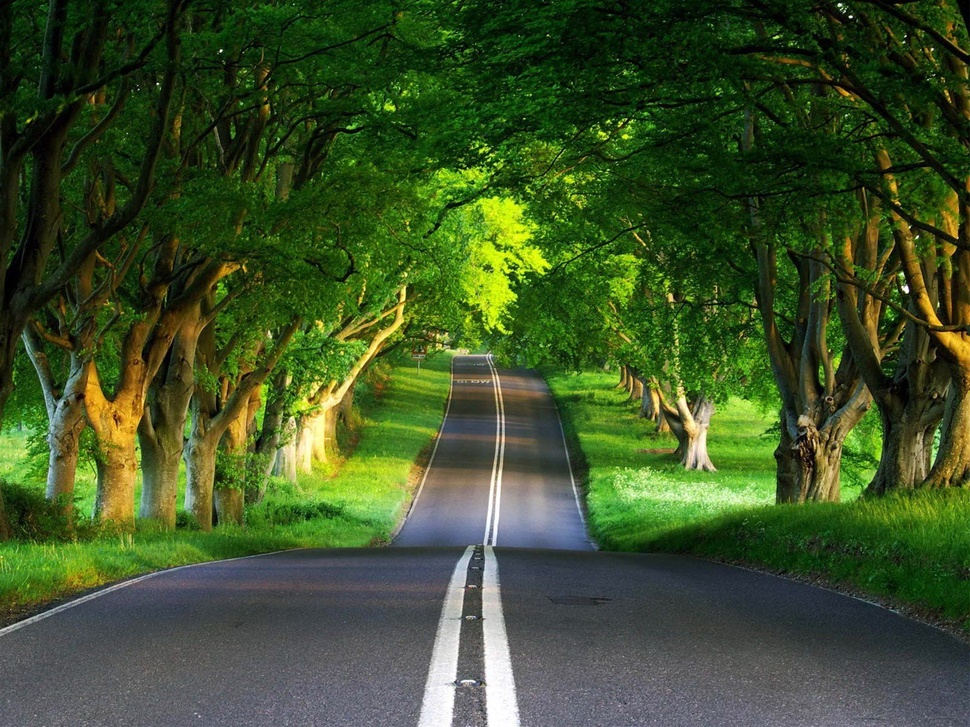
#> input picture assign1/img_analysis.jpg, 970 x 727 px, shrunk from 1600 x 1200 before the run, given in place of Bookshelf.jpg, which was not available
$ python img.py
#> lines starting #> are read from the running program, lines starting #| are printed output that depends on the picture; after the words box and inside, x2 and y2 are one past the last pixel; in counts of white or black regions, pixels touching at a corner belong together; pictures that were not available may be replaced by others from this repository, and a replacement may not be noted

# import the necessary packages
import numpy as np
import argparse
import glob
import cv2
import imutils


image=cv2.imread("Bookshelf.jpg")
#> image is the input picture: shape (727, 970, 3); mean B, G, R 41.5, 82.2, 62

gray = cv2.cvtColor(image, cv2.COLOR_BGR2GRAY)
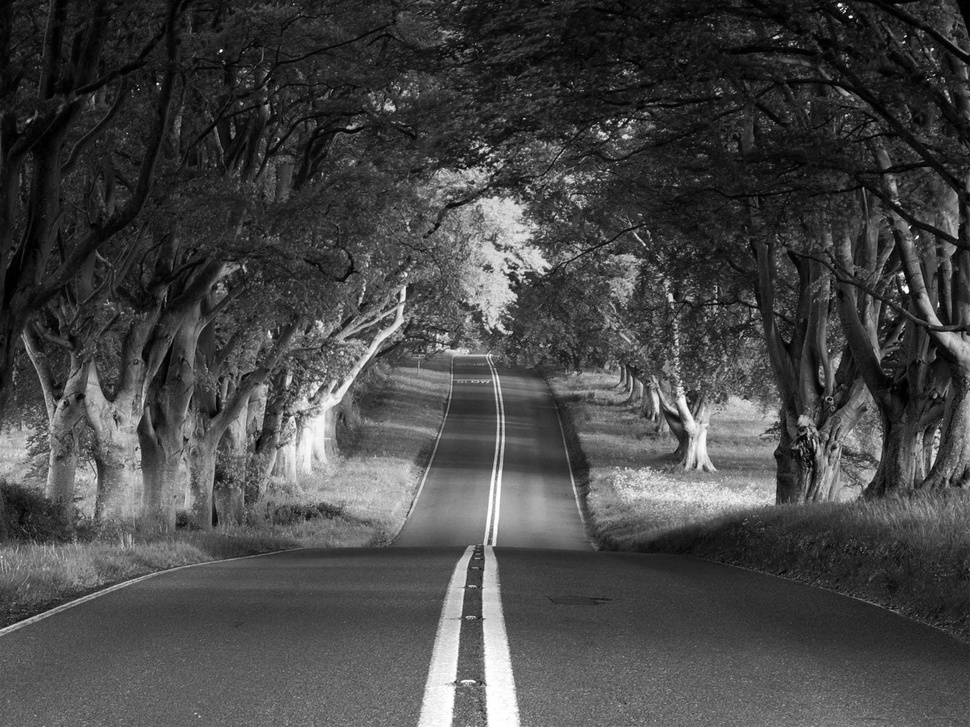
#> gray: shape (727, 970); min 0, max 255, mean 71.5
blurred = cv2.GaussianBlur(gray, (5, 5), 0)
cv2.imwrite("blurred.png",blurred)


thresh = cv2.threshold(blurred, 180, 255, cv2.THRESH_BINARY_INV)[1]
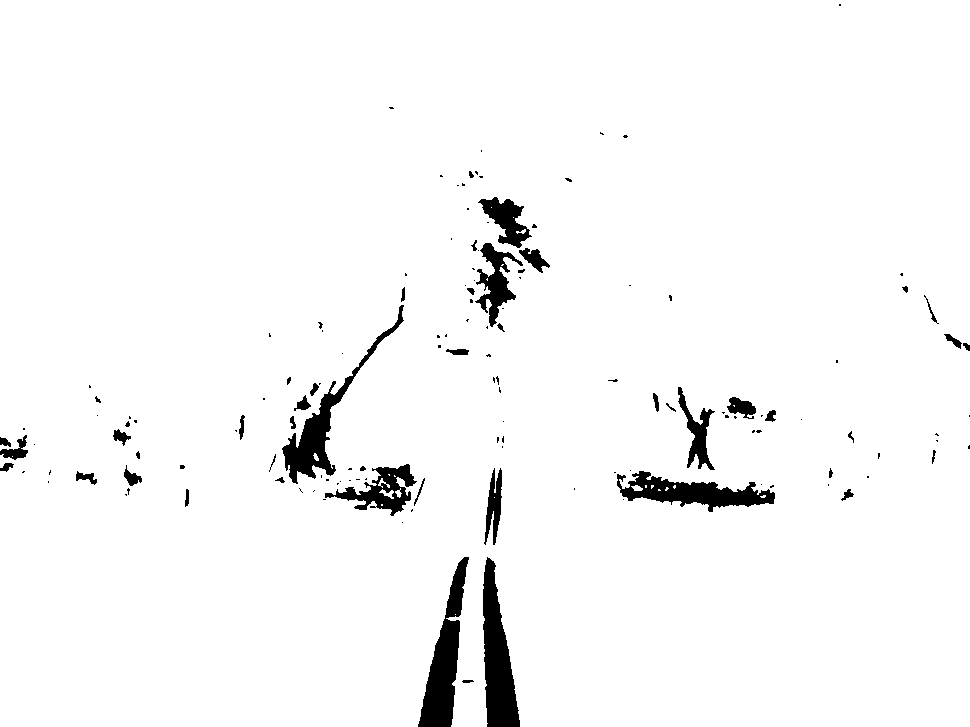
#> thresh: shape (727, 970); 96.7% white; 142 black regions (94 under 20 px)
cv2.imwrite("Thresh.png", thresh)

# a typical operation we may want to apply is to take our mask and
# apply a bitwise AND to our input image, keeping only the masked
# regions
mask = thresh.copy()
output = cv2.bitwise_and(image, image, mask=mask)
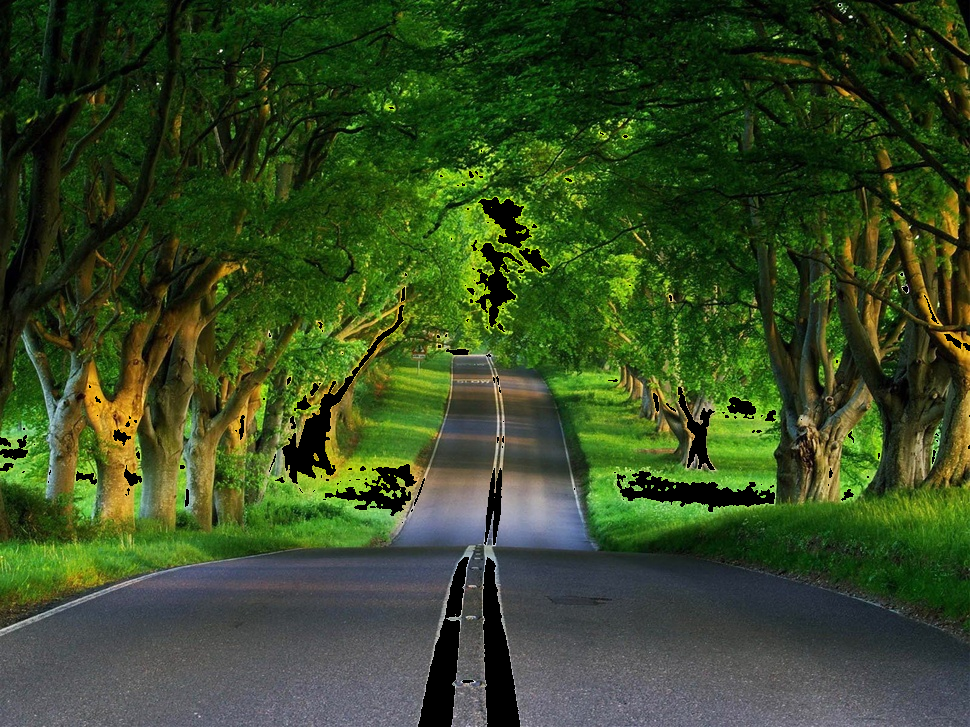
#> output: shape (727, 970, 3); mean B, G, R 36.8, 74.9, 55.2
cv2.imwrite("Output.png", output)

# [13 lines of commented-out code are left out]
cnts = cv2.findContours(thresh.copy(), cv2.RETR_EXTERNAL,
	cv2.CHAIN_APPROX_SIMPLE)
#> cnts = 3 contours, 2 with area under 20; largest, box (x1, y1, x2, y2) and area: (0, 0, 970, 727) 695384
cnts = imutils.grab_contours(cnts)
output = image.copy()

print(len(cnts))
#| 3

# loop over the contours
for c in cnts:
	# draw each contour on the output image with a 3px thick purple
	# outline, then display the output contours one at a time
	cv2.drawContours(output, [c], -1, (240, 0, 159), 25)
	cv2.imwrite("Contours.png", output)
#> this loop made 3 passes
#> c on passes 1 to 2: [[455, 614]], [[12, 456]]
#> pass 2, `cv2.imwrite("Contours.png", output)`:
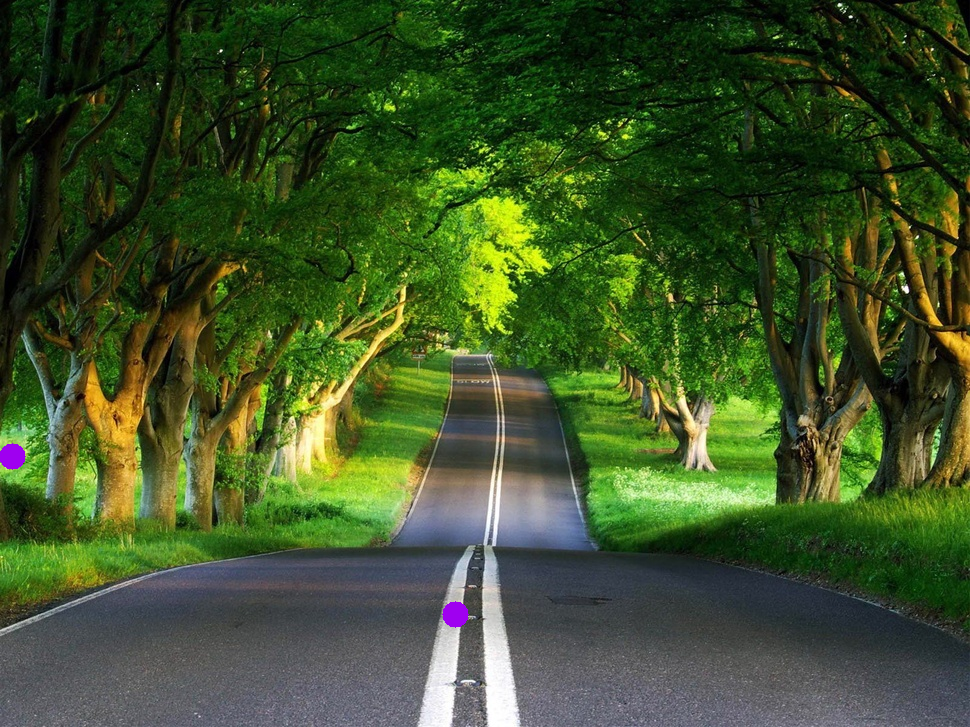
#> saved as Contours.png: shape (727, 970, 3); mean B, G, R 41.6, 82, 62
#> after the loop:
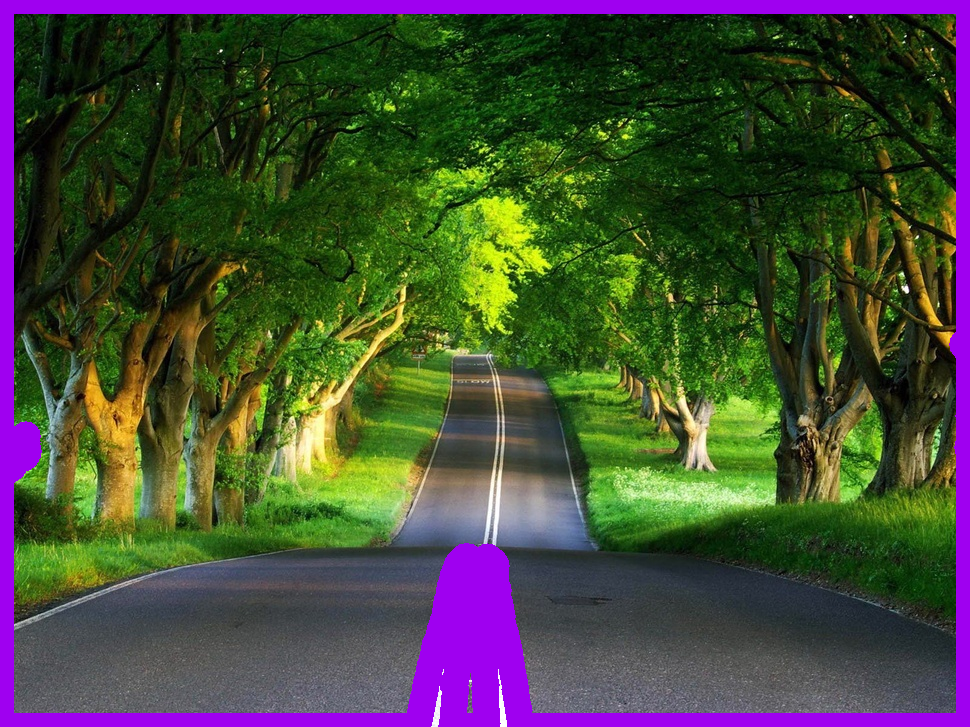
#> output: shape (727, 970, 3); 8.93% of pixels changed, all inside (x1, y1, x2, y2) = (0, 0, 970, 727)


# cv2.waitKey(0)
